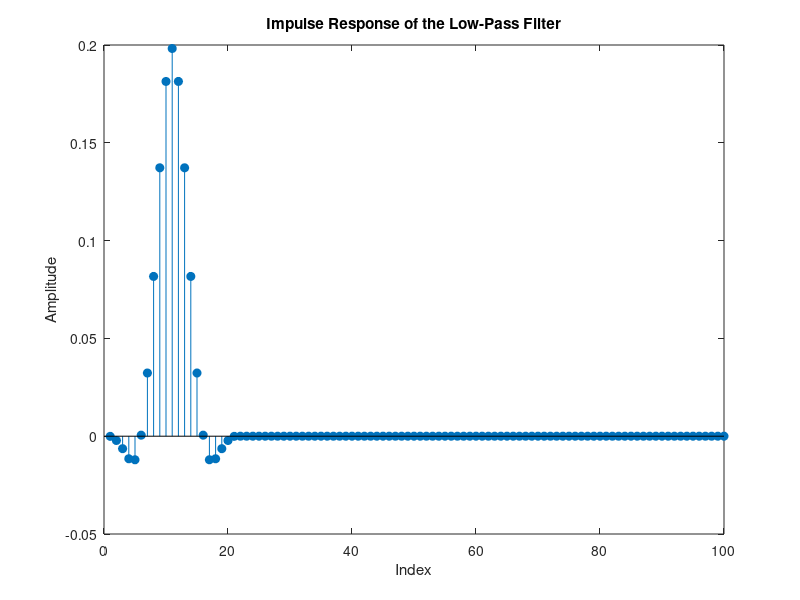

The MATLAB source for this figure:
% Specify filter parameters
Fs = 1000; % Sampling frequency
Fc = 100;  % Cut-off frequency

% Design the filter using the fir1 function
b = fir1(20, Fc/(Fs/2), 'low');

% Generate the unit impulse input
impulse_input = [1 zeros(1, 99)];

% Apply the filter to the impulse input
output = filter(b, 1, impulse_input);

% Plot the impulse response
stem(output, 'filled');
xlabel('Index');
ylabel('Amplitude');
title('Impulse Response of the Low-Pass Filter');